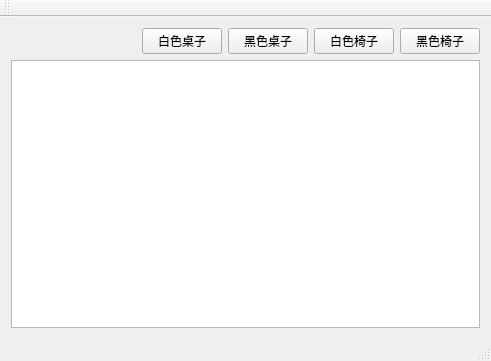
<?xml version="1.0" encoding="UTF-8"?>
<ui version="4.0">
 <class>MainWindow</class>
 <widget class="QMainWindow" name="MainWindow">
  <property name="geometry">
   <rect>
    <x>0</x>
    <y>0</y>
    <width>491</width>
    <height>361</height>
   </rect>
  </property>
  <property name="windowTitle">
   <string>MainWindow</string>
  </property>
  <widget class="QWidget" name="centralWidget">
   <layout class="QVBoxLayout" name="verticalLayout">
    <item>
     <layout class="QHBoxLayout" name="horizontalLayout">
      <item>
       <spacer name="horizontalSpacer">
        <property name="orientation">
         <enum>Qt::Horizontal</enum>
        </property>
        <property name="sizeHint" stdset="0">
         <size>
          <width>40</width>
          <height>20</height>
         </size>
        </property>
       </spacer>
      </item>
      <item>
       <widget class="QPushButton" name="whiteTableBtn">
        <property name="text">
         <string>白色桌子</string>
        </property>
       </widget>
      </item>
      <item>
       <widget class="QPushButton" name="blackTableBtn">
        <property name="text">
         <string>黑色桌子</string>
        </property>
       </widget>
      </item>
      <item>
       <widget class="QPushButton" name="whitechairBtn">
        <property name="text">
         <string>白色椅子</string>
        </property>
       </widget>
      </item>
      <item>
       <widget class="QPushButton" name="blackchairBtn">
        <property name="text">
         <string>黑色椅子</string>
        </property>
       </widget>
      </item>
     </layout>
    </item>
    <item>
     <widget class="QTextBrowser" name="textBrowser"/>
    </item>
   </layout>
  </widget>
  <widget class="QMenuBar" name="menuBar">
   <property name="geometry">
    <rect>
     <x>0</x>
     <y>0</y>
     <width>491</width>
     <height>23</height>
    </rect>
   </property>
  </widget>
  <widget class="QToolBar" name="mainToolBar">
   <attribute name="toolBarArea">
    <enum>TopToolBarArea</enum>
   </attribute>
   <attribute name="toolBarBreak">
    <bool>false</bool>
   </attribute>
  </widget>
  <widget class="QStatusBar" name="statusBar"/>
 </widget>
 <layoutdefault spacing="6" margin="11"/>
 <resources/>
 <connections/>
</ui>
